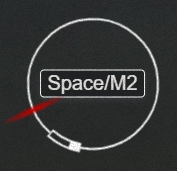
#> input picture assets/skillcheck.png, 177 x 171 px
$ python -i _get_skillcheck_success_zone.py   (imports and definitions only)
#> lines starting #> are read from the running program, lines starting #| are printed output that depends on the picture; after the words box and inside, x2 and y2 are one past the last pixel; in counts of white or black regions, pixels touching at a corner belong together
#> further down, picture is the input picture: shape (171, 177, 3); mean B, G, R 52.7, 53.3, 52.3
import cv2
import numpy as np


def get_skillcheck_success_zone(img):
    """Filter skillcheck success zone from skillcheck image"""
    low_val = 230
    low_white = np.array([low_val, low_val, low_val])
    high_white = np.array([255, 255, 255])

    img = cv2.blur(img, (5, 5))
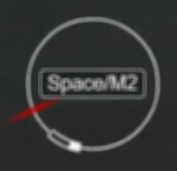
#> img: shape (171, 177, 3); mean of channels 0, 1, 2 52.7, 53.3, 52.3; drawn as B, G, R
    img = cv2.inRange(img, low_white, high_white)
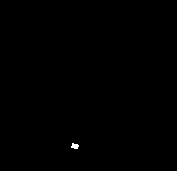
#> img: shape (171, 177); 0.11% white; 1 white region, box (x1, y1, x2, y2) and area: (71, 143, 79, 149) 34
    img = cv2.blur(img, (5, 5))
    thresh, img = cv2.threshold(img, 15, 255, cv2.THRESH_BINARY)
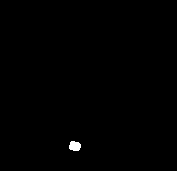
#> img: shape (171, 177); 0.32% white; 1 white region, box (x1, y1, x2, y2) and area: (69, 141, 81, 151) 97
    # kernel = np.ones((3, 3), np.uint8)
    # img = cv2.erode(img, kernel)
    return img

>>> import cv2
>>> picture = cv2.imread('../../assets/skillcheck.png')
>>> result = get_skillcheck_success_zone(picture)
